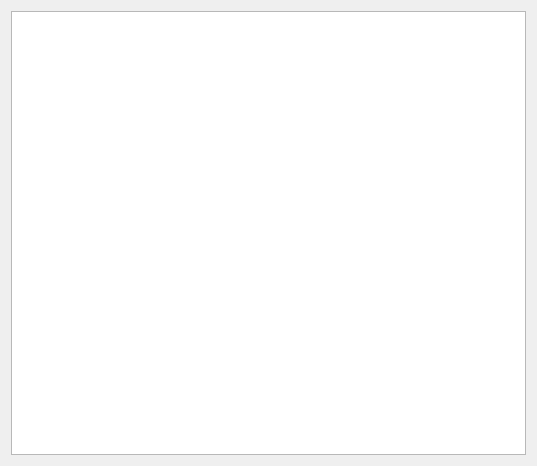
<?xml version="1.0" encoding="UTF-8"?>
<ui version="4.0">
 <class>LogPage</class>
 <widget class="QWidget" name="LogPage">
  <property name="geometry">
   <rect>
    <x>0</x>
    <y>0</y>
    <width>537</width>
    <height>466</height>
   </rect>
  </property>
  <property name="windowTitle">
   <string>LogPage</string>
  </property>
  <layout class="QHBoxLayout" name="horizontalLayout">
   <item>
    <widget class="QTextBrowser" name="logger"/>
   </item>
  </layout>
 </widget>
 <layoutdefault spacing="6" margin="11"/>
 <resources/>
 <connections/>
</ui>
